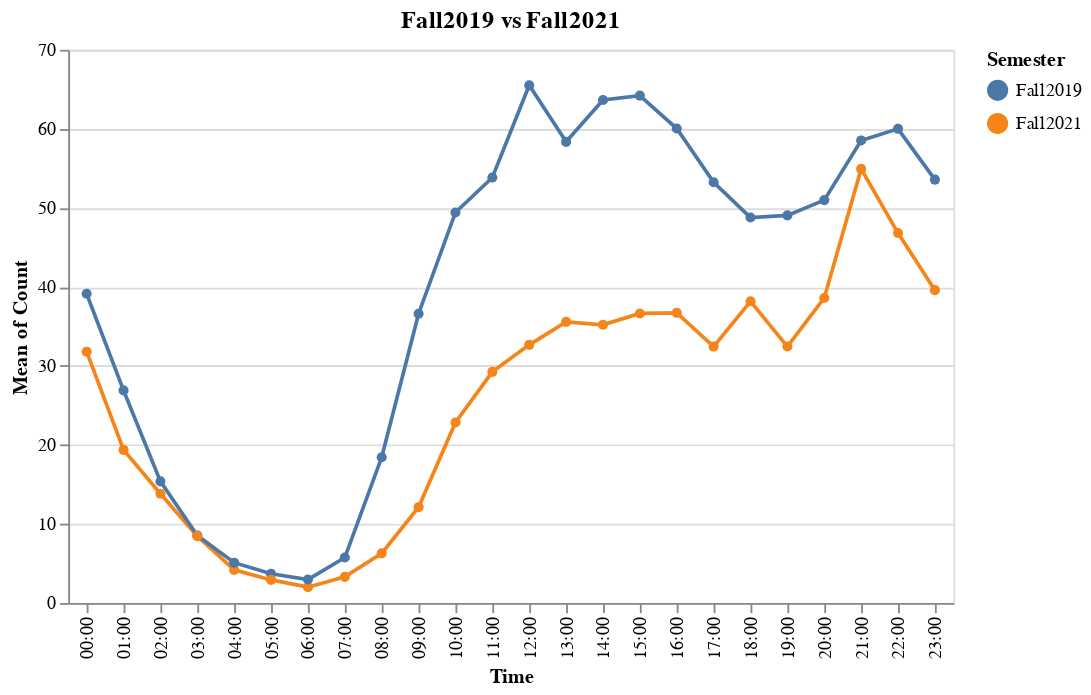

This figure's notebook cell:
### Code cell
alt.Chart(df.sample(5000), title='Fall2019 vs Fall2021').mark_line(point = True).encode(
    x = alt.X("Time:O"),
    y="mean(Count):Q",
    color='Semester:N',
    tooltip=['mean(Count)','Semester']
)

### Figure 1 — Vega-Lite specification as saved in the notebook (floating-point values rounded to 4 significant figures; data arrays with more than 128 entries replaced by an {"elided": "..."} marker saying what was removed)
{"config": {"view": {"continuousWidth": 400, "continuousHeight": 300}}, "data": {"name": "data-af969036e7ce3a5743279c1fef2c9183"}, "mark": {"type": "line", "point": true}, "encoding": {"color": {"type": "nominal", "field": "Semester"}, "tooltip": [{"type": "nominal", "aggregate": "mean", "field": "Count"}, {"type": "nominal", "field": "Semester"}], "x": {"type": "ordinal", "field": "Time"}, "y": {"type": "quantitative", "aggregate": "mean", "field": "Count"}}, "title": "Fall2019 vs Fall2021", "$schema": "https://vega.github.io/schema/vega-lite/v4.8.1.json", "datasets": {"data-af969036e7ce3a5743279c1fef2c9183": {"elided": "5000 records"}}}
